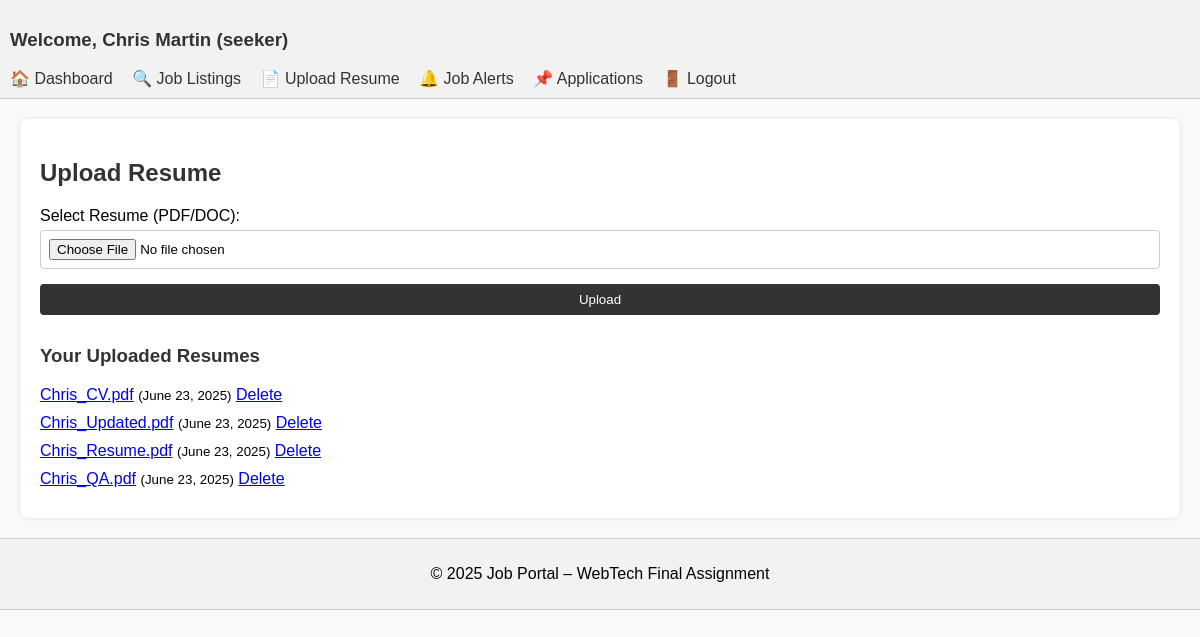
/dashboard/resume_upload.php (signed in), run on the app's committed database.
### tables this page shows
CREATE TABLE `resumes` (
  `id` int(11) NOT NULL,
  `user_id` int(11) NOT NULL,
  `filename` varchar(255) NOT NULL,
  `filepath` varchar(255) NOT NULL,
  `created_at` timestamp NOT NULL DEFAULT current_timestamp()
);

### dashboard/resume_upload.php (the view, shortened to what this page needs)
<?php
include('header.php');
include('../config/db.php');
$user_id = $_SESSION['user_id'];
?>
<h2>Upload Resume</h2>
<form method="POST" enctype="multipart/form-data">
    <label>Select Resume (PDF/DOC):</label>
    <input type="file" name="resume" required>
    <button type="submit">Upload</button>
</form>
<h3>Your Uploaded Resumes</h3>
<?php
$sql = "SELECT * FROM resumes WHERE user_id = '$user_id' ORDER BY created_at DESC";
$result = mysqli_query($conn, $sql);
if (mysqli_num_rows($result) > 0) {
    while ($row = mysqli_fetch_assoc($result)) {
        echo "<div style='margin-bottom: 10px;'>";
        echo "<a href='../" . $row['filepath'] . "' target='_blank'>" . htmlspecialchars($row['filename']) . "</a>";
        echo " <small>(" . date("F j, Y", strtotime($row['created_at'])) . ")</small> ";
        echo "<a href='resume_upload.php?delete=" . $row['id'] . "' onclick='return confirm(\"Delete this resume?\")'>Delete</a>";
        echo "</div>";
    }
} else {
    echo "<p>No resumes uploaded yet.</p>";
}
?>
<?php include('footer.php'); ?>

### css/style.css (style rules this page uses)
body { font-family: Arial, sans-serif; margin: 0; padding: 0; background: #f9f9f9; }
form { margin-bottom: 20px; }
input, textarea, select, button { padding: 8px; margin-top: 5px; margin-bottom: 10px; width: 100%; box-sizing: border-box; border: 1px solid #ccc; border-radius: 4px; }
button { background-color: #333; color: white; border: none; cursor: pointer; }
h2, h3 { color: #333; }

### data on the page
resumes: filename "Chris_CV.pdf", created_at "June 23, 2025"
resumes: filename "Chris_Updated.pdf", created_at "June 23, 2025"
resumes: filename "Chris_Resume.pdf", created_at "June 23, 2025"
resumes: filename "Chris_QA.pdf", created_at "June 23, 2025"

### other printed values
$_SESSION['user_name'] "Chris Martin"
$_SESSION['user_type'] "seeker"
